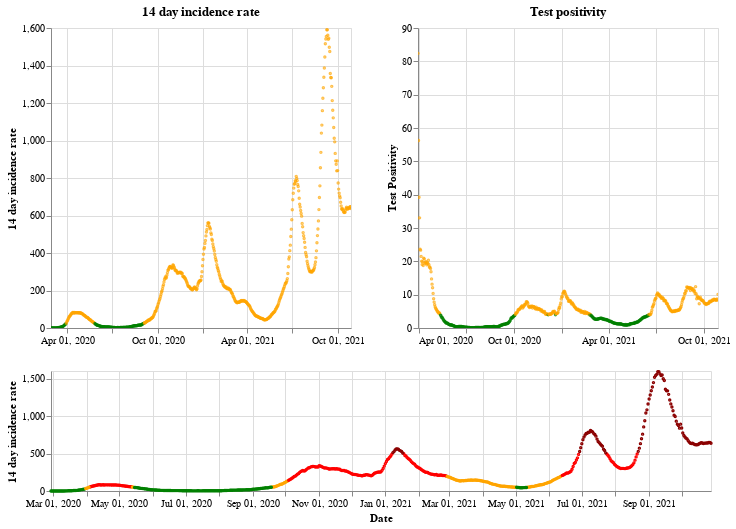

Notebook source saved alongside this figure:
### Markdown cell above
## Scotland

### Code cell
plot_traffic_light('Scotland')

### Figure 1 — Vega-Lite specification as saved in the notebook (floating-point values rounded to 4 significant figures; data arrays with more than 128 entries replaced by an {"elided": "..."} marker saying what was removed)
{"config": {"view": {"continuousWidth": 400, "continuousHeight": 300}}, "vconcat": [{"hconcat": [{"mark": {"type": "point", "size": 2}, "encoding": {"color": {"condition": {"value": "green", "test": "(datum.twoWeeklyCasesRate <= 25)"}, "value": "orange"}, "tooltip": [{"type": "nominal", "field": "areaName"}, {"type": "temporal", "field": "date"}, {"type": "quantitative", "field": "twoWeeklyCasesRate"}, {"type": "quantitative", "field": "testPositivity"}], "x": {"type": "temporal", "axis": {"title": ""}, "field": "date", "scale": {"domain": {"selection": "DateBrush"}}, "timeUnit": "yearmonthdate"}, "y": {"type": "quantitative", "axis": {"title": "14 day incidence rate"}, "field": "twoWeeklyCasesRate"}}, "title": "14 day incidence rate", "width": 300}, {"mark": {"type": "point", "size": 2}, "encoding": {"color": {"condition": {"value": "green", "test": "(datum.testPositivity <= 4)"}, "value": "orange"}, "tooltip": [{"type": "nominal", "field": "areaName"}, {"type": "temporal", "field": "date"}, {"type": "quantitative", "field": "twoWeeklyCasesRate"}, {"type": "quantitative", "field": "testPositivity"}], "x": {"type": "temporal", "axis": {"title": ""}, "field": "date", "scale": {"domain": {"selection": "DateBrush"}}, "timeUnit": "yearmonthdate"}, "y": {"type": "quantitative", "axis": {"title": "Test Positivity"}, "field": "testPositivity"}}, "title": "Test positivity", "width": 300}]}, {"layer": [{"mark": {"type": "point", "size": 2}, "encoding": {"color": {"condition": {"value": "orange", "test": "(((datum.testPositivity < 4) && (datum.twoWeeklyCasesRate >= 50)) && (datum.twoWeeklyCasesRate < 200))"}, "value": "red"}, "opacity": {"condition": {"value": 1, "test": "((datum.twoWeeklyCasesRate >= 50) && (datum.twoWeeklyCasesRate < 500))"}, "value": 0}, "tooltip": [{"type": "nominal", "field": "areaName"}, {"type": "temporal", "field": "date"}, {"type": "quantitative", "field": "twoWeeklyCasesRate"}, {"type": "quantitative", "field": "testPositivity"}], "x": {"type": "temporal", "axis": {"title": "Date"}, "field": "date", "timeUnit": "yearmonthdate"}, "y": {"type": "quantitative", "axis": {"title": "14 day incidence rate"}, "field": "twoWeeklyCasesRate"}}, "selection": {"DateBrush": {"type": "interval", "encodings": ["x"], "fields": ["Time"]}}}, {"mark": {"type": "point", "size": 2}, "encoding": {"color": {"value": "darkred"}, "opacity": {"condition": {"value": 1, "test": "(datum.twoWeeklyCasesRate >= 500)"}, "value": 0}, "tooltip": [{"type": "nominal", "field": "areaName"}, {"type": "temporal", "field": "date"}, {"type": "quantitative", "field": "twoWeeklyCasesRate"}, {"type": "quantitative", "field": "testPositivity"}], "x": {"type": "temporal", "axis": {"title": "Date"}, "field": "date", "timeUnit": "yearmonthdate"}, "y": {"type": "quantitative", "axis": {"title": "14 day incidence rate"}, "field": "twoWeeklyCasesRate"}}}, {"mark": {"type": "point", "size": 2}, "encoding": {"color": {"condition": {"value": "green", "test": "((datum.testPositivity < 4) && (datum.twoWeeklyCasesRate < 50))"}, "value": "orange"}, "opacity": {"condition": {"value": 1, "test": "(datum.twoWeeklyCasesRate < 50)"}, "value": 0}, "tooltip": [{"type": "nominal", "field": "areaName"}, {"type": "temporal", "field": "date"}, {"type": "quantitative", "field": "twoWeeklyCasesRate"}, {"type": "quantitative", "field": "testPositivity"}], "x": {"type": "temporal", "axis": {"title": "Date"}, "field": "date", "timeUnit": "yearmonthdate"}, "y": {"type": "quantitative", "axis": {"title": "14 day incidence rate"}, "field": "twoWeeklyCasesRate"}}}], "height": 120, "width": 660}], "data": {"name": "data-bbee1f962ae3019f8e8baee0e1a7020a"}, "$schema": "https://vega.github.io/schema/vega-lite/v4.8.1.json", "datasets": {"data-bbee1f962ae3019f8e8baee0e1a7020a": {"elided": "609 records"}}}
